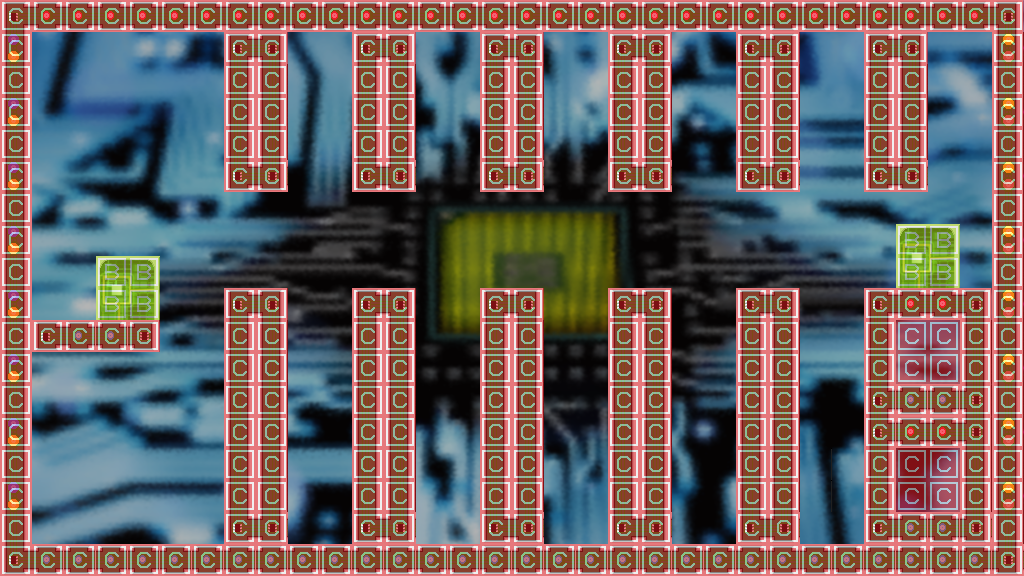

This is a level from a 2D game, rendered from its Tiled map with the project's own tilesets. A one-line summary and the complete map file follow:
An orthogonal 32x18 tile map with 32x32 px tiles, 4 tile layers (parallax, back, front, collision), 2 tilesets and 1 object.

<map version="1.0" orientation="orthogonal" renderorder="right-down" width="32" height="18" tilewidth="32" tileheight="32" nextobjectid="5">
 <tileset firstgid="1" name="tilesetCollision" tilewidth="32" tileheight="32" tilecount="2">
  <image source="../bitmaps/tilesetCollision.png" width="64" height="32" />
 </tileset>
 <tileset firstgid="3" name="tileset" tilewidth="32" tileheight="32" tilecount="2528">
  <image source="../bitmaps/tileset.png" width="1024" height="2528" />
 </tileset>
 <layer name="parallax" width="32" height="18">
  <data encoding="csv">
259,260,261,262,263,264,265,266,267,268,269,270,271,272,273,274,275,276,277,278,279,280,281,282,283,284,285,286,287,288,289,290,
291,292,293,294,295,296,297,298,299,300,301,302,303,304,305,306,307,308,309,310,311,312,313,314,315,316,317,318,319,320,321,322,
323,324,325,326,327,328,329,330,331,332,333,334,335,336,337,338,339,340,341,342,343,344,345,346,347,348,349,350,351,352,353,354,
355,356,357,358,359,360,361,362,363,364,365,366,367,368,369,370,371,372,373,374,375,376,377,378,379,380,381,382,383,384,385,386,
387,388,389,390,391,392,393,394,395,396,397,398,399,400,401,402,403,404,405,406,407,408,409,410,411,412,413,414,415,416,417,418,
419,420,421,422,423,424,425,426,427,428,429,430,431,432,433,434,435,436,437,438,439,440,441,442,443,444,445,446,447,448,449,450,
451,452,453,454,455,456,457,458,459,460,461,462,463,464,465,466,467,468,469,470,471,472,473,474,475,476,477,478,479,480,481,482,
483,484,485,486,487,488,489,490,491,492,493,494,495,496,497,498,499,500,501,502,503,504,505,506,507,508,509,510,511,512,513,514,
515,516,517,518,519,520,521,522,523,524,525,526,527,528,529,530,531,532,533,534,535,536,537,538,539,540,541,542,543,544,545,546,
547,548,549,550,551,552,553,554,555,556,557,558,559,560,561,562,563,564,565,566,567,568,569,570,571,572,573,574,575,576,577,578,
579,580,581,582,583,584,585,586,587,588,589,590,591,592,593,594,595,596,597,598,599,600,601,602,603,604,605,606,607,608,609,610,
611,612,613,614,615,616,617,618,619,620,621,622,623,624,625,626,627,628,629,630,631,632,633,634,635,636,637,638,639,640,641,642,
643,644,645,646,647,648,649,650,651,652,653,654,655,656,657,658,659,660,661,662,663,664,665,666,667,668,669,670,671,672,673,674,
675,676,677,678,679,680,681,682,683,684,685,686,687,688,689,690,691,692,693,694,695,696,697,698,699,700,701,702,703,704,705,706,
707,708,709,710,711,712,713,714,715,716,717,718,719,720,721,722,723,724,725,726,727,728,729,730,731,732,733,734,735,736,737,738,
739,740,741,742,743,744,745,746,747,748,749,750,751,752,753,754,755,756,757,758,759,760,761,762,763,764,765,766,767,768,769,770,
771,772,773,774,775,776,777,778,779,780,781,782,783,784,785,786,787,788,789,790,791,792,793,794,795,796,797,798,799,800,801,802,
803,804,805,806,807,808,809,810,811,812,813,814,815,816,817,818,819,820,821,822,823,824,825,826,827,828,829,830,831,832,833,834
</data>
 </layer>
 <layer name="back" width="32" height="18">
  <data encoding="csv">
0,0,0,0,0,0,0,0,0,0,0,0,0,0,0,0,0,0,0,0,0,0,0,0,0,0,0,0,0,0,0,0,
0,0,0,0,0,0,0,0,0,0,0,0,0,0,0,0,0,0,0,0,0,0,0,0,0,0,0,0,0,0,0,0,
0,0,0,0,0,0,0,0,0,0,0,0,0,0,0,0,0,0,0,0,0,0,0,0,0,0,0,0,0,0,0,0,
0,0,0,0,0,0,0,0,0,0,0,0,0,0,0,0,0,0,0,0,0,0,0,0,0,0,0,0,0,0,0,0,
0,0,0,0,0,0,0,0,0,0,0,0,0,0,0,0,0,0,0,0,0,0,0,0,0,0,0,0,0,0,0,0,
0,0,0,0,0,0,0,0,0,0,0,0,0,0,0,0,0,0,0,0,0,0,0,0,0,0,0,0,0,0,0,0,
0,0,0,0,0,0,0,0,0,0,0,0,0,0,0,0,0,0,0,0,0,0,0,0,0,0,0,0,0,0,0,0,
0,0,0,0,0,0,0,0,0,0,0,0,0,0,0,0,0,0,0,0,0,0,0,0,0,0,0,0,107,108,0,0,
0,0,0,107,108,0,0,0,0,0,0,0,0,0,0,0,0,0,0,0,0,0,0,0,0,0,0,0,139,140,0,0,
0,0,0,139,140,0,0,0,0,0,0,0,0,0,0,0,0,0,0,0,0,0,0,0,0,0,0,0,0,0,0,0,
0,0,0,0,0,0,0,0,0,0,0,0,0,0,0,0,0,0,0,0,0,0,0,0,0,0,0,0,0,0,0,0,
0,0,0,0,0,0,0,0,0,0,0,0,0,0,0,0,0,0,0,0,0,0,0,0,0,0,0,0,0,0,0,0,
0,0,0,0,0,0,0,0,0,0,0,0,0,0,0,0,0,0,0,0,0,0,0,0,0,0,0,0,0,0,0,0,
0,0,0,0,0,0,0,0,0,0,0,0,0,0,0,0,0,0,0,0,0,0,0,0,0,0,0,0,4,0,0,0,
0,0,0,0,0,0,0,0,0,0,0,0,0,0,0,0,0,0,0,0,0,0,0,0,0,6,0,0,0,0,0,0,
0,0,0,0,0,0,0,0,0,0,0,0,0,0,0,0,0,0,0,0,0,0,0,0,6,6,0,0,0,0,0,0,
0,0,0,0,0,0,0,0,0,0,0,0,0,0,0,0,0,0,0,0,0,0,0,0,0,0,0,0,0,0,0,0,
0,0,0,0,0,0,0,0,0,0,0,0,0,0,0,0,0,0,0,0,0,0,0,0,0,0,0,0,0,0,0,0
</data>
 </layer>
 <layer name="front" width="32" height="18">
  <data encoding="csv">
36,4,4,4,4,4,4,4,4,4,4,4,4,4,4,4,4,4,4,4,4,4,4,4,4,4,4,4,4,4,4,37,
133,0,0,0,0,0,0,36,37,0,0,36,37,0,0,36,37,0,0,36,37,0,0,36,37,0,0,36,37,0,0,134,
101,0,0,0,0,0,0,101,102,0,0,101,102,0,0,101,102,0,0,101,102,0,0,101,102,0,0,101,102,0,0,102,
133,0,0,0,0,0,0,101,102,0,0,101,102,0,0,101,102,0,0,101,102,0,0,101,102,0,0,101,102,0,0,134,
101,0,0,0,0,0,0,101,102,0,0,101,102,0,0,101,102,0,0,101,102,0,0,101,102,0,0,101,102,0,0,102,
133,0,0,0,0,0,0,68,69,0,0,68,69,0,0,68,69,0,0,68,69,0,0,68,69,0,0,68,69,0,0,134,
101,0,0,0,0,0,0,0,0,0,0,0,0,0,0,0,0,0,0,0,0,0,0,0,0,0,0,0,0,0,0,102,
133,0,0,0,0,0,0,0,0,0,0,0,0,0,0,0,0,0,0,0,0,0,0,0,0,0,0,0,0,0,0,134,
101,0,0,0,0,0,0,0,0,0,0,0,0,0,0,0,0,0,0,0,0,0,0,0,0,0,0,0,0,0,0,102,
133,0,0,0,0,0,0,36,37,0,0,36,37,0,0,36,37,0,0,36,37,0,0,36,37,0,0,36,4,4,37,134,
101,3,35,35,5,0,0,101,102,0,0,101,102,0,0,101,102,0,0,101,102,0,0,101,102,0,0,101,0,0,102,102,
133,0,0,0,0,0,0,101,102,0,0,101,102,0,0,101,102,0,0,101,102,0,0,101,102,0,0,101,0,0,102,134,
101,0,0,0,0,0,0,101,102,0,0,101,102,0,0,101,102,0,0,101,102,0,0,101,102,0,0,100,35,35,70,102,
133,0,0,0,0,0,0,101,102,0,0,101,102,0,0,101,102,0,0,101,102,0,0,101,102,0,0,100,4,4,70,134,
101,0,0,0,0,0,0,101,102,0,0,101,102,0,0,101,102,0,0,101,102,0,0,101,102,0,0,101,0,0,102,102,
133,0,0,0,0,0,0,101,102,0,0,101,102,0,0,101,102,0,0,101,102,0,0,101,102,0,0,101,0,0,102,134,
101,0,0,0,0,0,0,68,69,0,0,68,69,0,0,68,69,0,0,68,69,0,0,68,69,0,0,68,35,35,69,102,
68,35,35,35,35,35,35,35,35,35,35,35,35,35,35,35,35,35,35,35,35,35,35,35,35,35,35,35,35,35,35,69
</data>
 </layer>
 <layer name="collision" width="32" height="18" opacity="0.53">
  <data encoding="csv">
1,1,1,1,1,1,1,1,1,1,1,1,1,1,1,1,1,1,1,1,1,1,1,1,1,1,1,1,1,1,1,1,
1,0,0,0,0,0,0,1,1,0,0,1,1,0,0,1,1,0,0,1,1,0,0,1,1,0,0,1,1,0,0,1,
1,0,0,0,0,0,0,1,1,0,0,1,1,0,0,1,1,0,0,1,1,0,0,1,1,0,0,1,1,0,0,1,
1,0,0,0,0,0,0,1,1,0,0,1,1,0,0,1,1,0,0,1,1,0,0,1,1,0,0,1,1,0,0,1,
1,0,0,0,0,0,0,1,1,0,0,1,1,0,0,1,1,0,0,1,1,0,0,1,1,0,0,1,1,0,0,1,
1,0,0,0,0,0,0,1,1,0,0,1,1,0,0,1,1,0,0,1,1,0,0,1,1,0,0,1,1,0,0,1,
1,0,0,0,0,0,0,0,0,0,0,0,0,0,0,0,0,0,0,0,0,0,0,0,0,0,0,0,0,0,0,1,
1,0,0,0,0,0,0,0,0,0,0,0,0,0,0,0,0,0,0,0,0,0,0,0,0,0,0,0,2,2,0,1,
1,0,0,2,2,0,0,0,0,0,0,0,0,0,0,0,0,0,0,0,0,0,0,0,0,0,0,0,2,2,0,1,
1,0,0,2,2,0,0,1,1,0,0,1,1,0,0,1,1,0,0,1,1,0,0,1,1,0,0,1,1,1,1,1,
1,1,1,1,1,0,0,1,1,0,0,1,1,0,0,1,1,0,0,1,1,0,0,1,1,0,0,1,1,1,1,1,
1,0,0,0,0,0,0,1,1,0,0,1,1,0,0,1,1,0,0,1,1,0,0,1,1,0,0,1,1,1,1,1,
1,0,0,0,0,0,0,1,1,0,0,1,1,0,0,1,1,0,0,1,1,0,0,1,1,0,0,1,1,1,1,1,
1,0,0,0,0,0,0,1,1,0,0,1,1,0,0,1,1,0,0,1,1,0,0,1,1,0,0,1,1,1,1,1,
1,0,0,0,0,0,0,1,1,0,0,1,1,0,0,1,1,0,0,1,1,0,0,1,1,0,0,1,1,1,1,1,
1,0,0,0,0,0,0,1,1,0,0,1,1,0,0,1,1,0,0,1,1,0,0,1,1,0,0,1,1,1,1,1,
1,0,0,0,0,0,0,1,1,0,0,1,1,0,0,1,1,0,0,1,1,0,0,1,1,0,0,1,1,1,1,1,
1,1,1,1,1,1,1,1,1,1,1,1,1,1,1,1,1,1,1,1,1,1,1,1,1,1,1,1,1,1,1,1
</data>
 </layer>
 <objectgroup name="wires">
  <object id="4" x="96" y="288">
   <polyline points="0,0 -96,0" />
  </object>
 </objectgroup>
</map>
